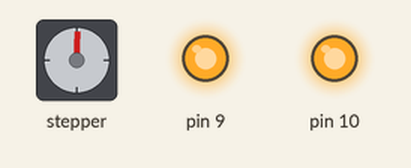
Simulated run of this sketch. Board: Arduino Uno, built with avr-gcc and run on an emulated ATmega328P. On the bench: stepper motor, output pins drawn as LEDs (lit = HIGH). Stepper angles assume 200 steps per turn.

Above: at 0.15 s.
At 4.98 s:
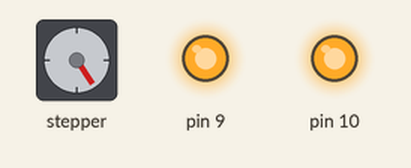
At 9.82 s:
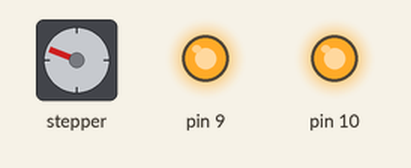
At 19.8 s:
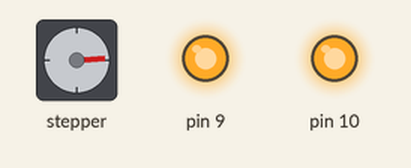
At 29.78 s:
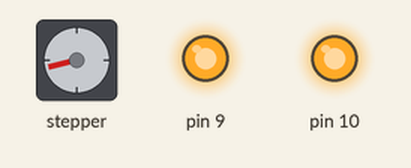
At 39.76 s:
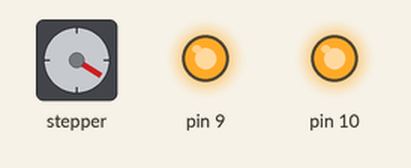
Timing chart, 0 to 40.0 s (numbered marks = the images above):
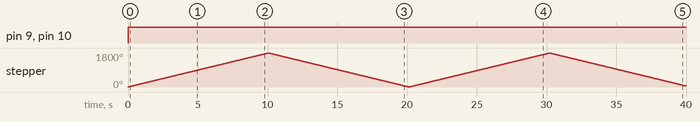

The sketch:

SeeedStudioMotorShield2_Stepper.ino
```cpp
/*
 * Stepper test for Seeed Motor Shield V2
 * loovee @ 15 Mar, 2016
 */

#include <Stepper.h>

// change this to the number of steps on your motor
#define STEPS 200

// create an instance of the stepper class, specifying
// the number of steps of the motor and the pins it's
// attached to
Stepper stepper(STEPS, 8, 11, 12, 13);

// the previous reading from the analog input
int previous = 0;

void step(int steps)
{
    digitalWrite(9, HIGH);
    digitalWrite(10, HIGH);
    stepper.step(steps);
    digitalWrite(9, LOW);
    digitalWrite(10, LOW);
}

void setup()
{
    // set the speed of the motor to 30 RPMs
    pinMode(9, OUTPUT);
    pinMode(10, OUTPUT);
    digitalWrite(9, LOW);
    digitalWrite(10, LOW);
    stepper.setSpeed(30);
}

void loop()
{
    step(1000);
    step(-1000);
}

// END FILE
```

Measured:
- by itself, pin 9, pin 10: LOW → HIGH at 0.00 s
- by itself, stepper: turns 1800° clockwise in 10.1 s, then 1800° counter-clockwise in 10.1 s, then 1800° clockwise in 10.1 s, then 1743° counter-clockwise in 9.7 s
